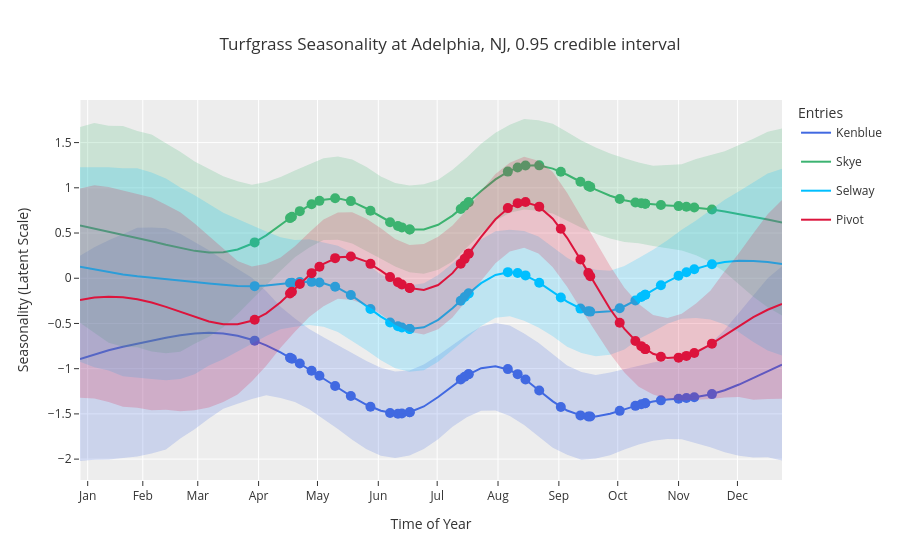

The cell this chart's notebook holds for it:
### Code cell
plot_seasonality_curve(1, entries, colors, df, 0.95)
